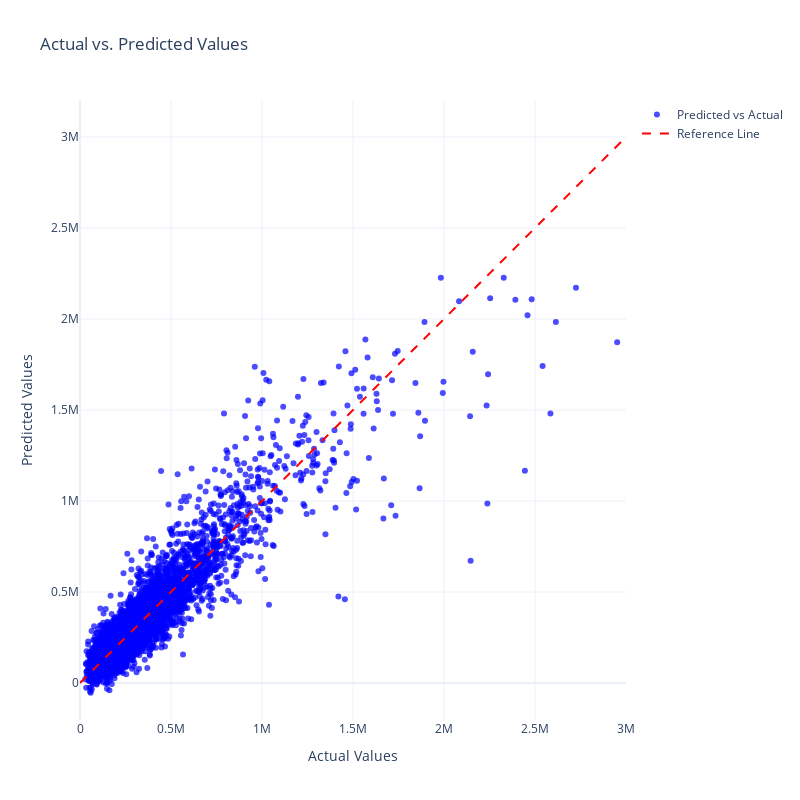

The cell this chart's notebook holds for it:
### Code cell
plot_actual_vs_predicted(evaluation_df, xlim=(0, 3_000_000), ylim=(0, 3_000_000))

### Figure 1 — Plotly figure (JSON) as saved in the notebook; plotly's stock layout.template omitted (floating-point values rounded to 4 significant figures; data arrays with more than 128 entries replaced by an {"elided": "..."} marker saying what was removed)
{"data": [{"marker": {"color": "blue", "opacity": 0.7, "size": 6}, "mode": "markers", "name": "Predicted vs Actual", "type": "scatter", "x": {"elided": "5228 float values"}, "y": {"elided": "5228 float values"}}, {"line": {"color": "red", "dash": "dash"}, "mode": "lines", "name": "Reference Line", "type": "scatter", "x": [0, 3000000], "y": [0, 3000000]}], "layout": {"height": 800, "showlegend": true, "title": {"text": "Actual vs. Predicted Values"}, "width": 800, "xaxis": {"range": [0, 3000000], "scaleanchor": "y", "title": {"text": "Actual Values"}}, "yaxis": {"range": [0, 3000000], "title": {"text": "Predicted Values"}}}}
